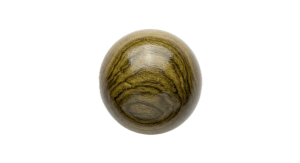
#> input picture mutou/mutou/GreenSandalwood.png, 300 x 163 px, found by its file name; its folder holds 8 pictures in this run
$ python process_all_clean_beads.py
#> lines starting #> are read from the running program, lines starting #| are printed output that depends on the picture
import os
import glob
import numpy as np
from PIL import Image, ImageDraw, ImageFilter

DEST_DIR = r"c:\Users\myw\Desktop\newcode\zen\public\beads"
MUTOU_DIR = r"c:\Users\myw\Desktop\newcode\zen\mutou\mutou"
BRAIN_DIR = r"C:\Users\myw\.gemini\antigravity\brain\cb8d82e2-1692-4b72-8025-cd79ade98405"

os.makedirs(DEST_DIR, exist_ok=True)

def clean_alpha_bead(src_path, dest_path, target_size=256, inset_px=2.0):
    """Crops and cleans RGBA PNGs by insetting circle by inset_px to eliminate all white edge halos."""
#> called with target_size = 256, inset_px = 2.2
    im = Image.open(src_path).convert("RGBA")
#> im is the input picture: PIL image 300x163 RGBA; mean R, G, B, A 22.8, 20.3, 13.9, 44.9
    arr = np.array(im)
    alpha = arr[:, :, 3]
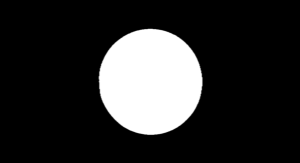
#> alpha: shape (163, 300); min 0, max 255, mean 44.9
    y_idx, x_idx = np.where(alpha > 15)
#> y_idx = 8830 values from 28 to 134; x_idx = 8830 values, max 202 at index 3708, min 98 at index 3813, mean 150.1
    if len(y_idx) == 0:
        return
    ymin, ymax = y_idx.min(), y_idx.max()
#> ymin = 28; ymax = 134
    xmin, xmax = x_idx.min(), x_idx.max()
#> xmin = 98; xmax = 202

    cropped = im.crop((xmin, ymin, xmax + 1, ymax + 1))
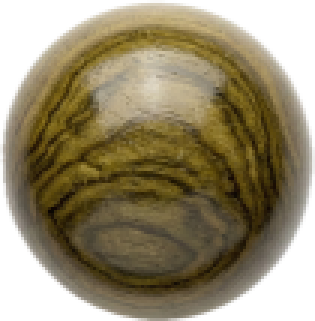
#> cropped: PIL image 105x107 RGBA (shown 3 times larger); mean R, G, B, A 98.6, 87.7, 60, 195.5; transparent parts drawn white
    w, h = cropped.size
#> w = 105; h = 107

    scale = 4
    mask_w, mask_h = w * scale, h * scale
#> mask_w = 420; mask_h = 428
    mask = Image.new("L", (mask_w, mask_h), 0)
#> mask: PIL image 420x428 L; every value is 0
    draw = ImageDraw.Draw(mask)

    # Inset the mask slightly to completely strip the white border from the original cutout
    inset = inset_px * scale
    draw.ellipse([inset, inset, mask_w - inset, mask_h - inset], fill=255)

    smooth_mask = mask.resize((w, h), Image.Resampling.LANCZOS)
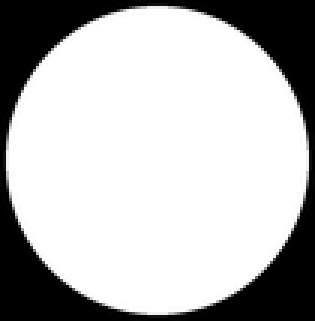
#> smooth_mask: PIL image 105x107 L (shown 3 times larger); min 0, max 255, mean 185.4
    cropped.putalpha(smooth_mask)
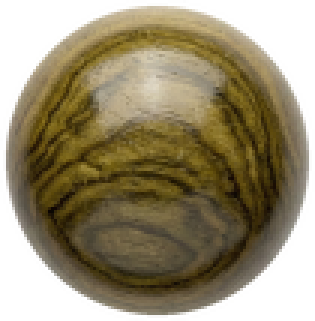
#> cropped: PIL image 105x107 RGBA (shown 3 times larger); mean R, G, B, A 98.6, 87.7, 60, 185.4; transparent parts drawn white

    max_dim = max(w, h)
#> max_dim = 107
    square = Image.new("RGBA", (max_dim, max_dim), (0, 0, 0, 0))
#> square: PIL image 107x107 RGBA; every value is 0
    square.paste(cropped, ((max_dim - w) // 2, (max_dim - h) // 2))
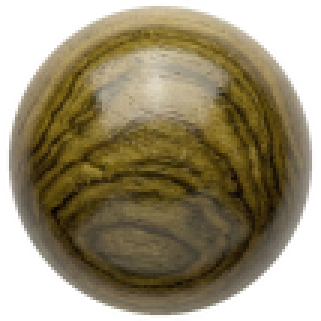
#> square: PIL image 107x107 RGBA (shown 3 times larger); mean R, G, B, A 96.7, 86.1, 58.9, 181.9; transparent parts drawn white

    final = square.resize((target_size, target_size), Image.Resampling.LANCZOS)
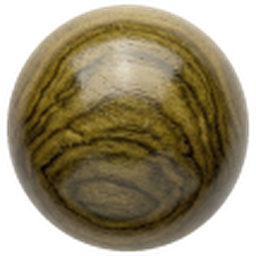
#> final: PIL image 256x256 RGBA; mean R, G, B, A 91.7, 81, 53.8, 181.9; transparent parts drawn white
    final.save(dest_path, "PNG")
    print(f"[Alpha Cleaned] {os.path.basename(dest_path)}")

# [57 lines left out: functions clean_black_bg_bead, clean_crystal_jpg, not called in this run]


# 1. Process all authentic wood beads from mutou/ with 2px inset defringe
wood_mappings = {
    "GreenSandalwood.png": "green-sandalwood.png",
    "GoldenThreadNanmu.png": "gold-phoebe.png",
    "EbonyBogWood.png": "ebony-wood.png",
    "Rosewood.png": "rosewood.png",
    "CliffCypressBurl.png": "thuja-cypress.png",
    "PeachWood.png": "peach-wood.png",
    "RedSandalwood.png": "red-sandalwood.png",
    "HainanHuanghuali.png": "hainan-huanghuali.png",
    "IndianSandalwood.png": "indian-sandalwood.png",
    "StarMoonBodhi.png": "star-moon-bodhi.png",
    "WhiteBodhiRoot.png": "white-bodhi.png",
    "GoldenCamphorBurl.png": "golden-camphor.png",
    "BloodDragonWood.png": "blood-dragon.png",
    "ChickenwingWood.png": "chickenwing-wood.png",
    "Boxwood.png": "boxwood.png",
    "Snakewood.png": "snakewood.png",
}

for src_name, dest_name in wood_mappings.items():
    src_fp = os.path.join(MUTOU_DIR, src_name)
    dest_fp = os.path.join(DEST_DIR, dest_name)
    if os.path.exists(src_fp):
        clean_alpha_bead(src_fp, dest_fp, inset_px=2.2)
#> pass 2 of the loop `for src_name, dest_name in wood_mappings.items():`:
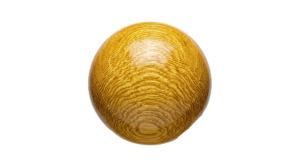
#> input picture mutou/mutou/GoldenThreadNanmu.png, 300 x 167 px, found by its file name
#> in clean_alpha_bead, im is the input picture: PIL image 300x167 RGBA; mean R, G, B, A 46.9, 35.5, 13.9, 60.6
#> in clean_alpha_bead (call 2), `alpha = arr[:, :, 3]`:
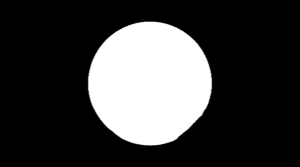
#> alpha: shape (167, 300); min 0, max 255, mean 60.6
#> y_idx = 12172 values from 21 to 145; x_idx = 12172 values, max 212 at index 5570, min 87 at index 5320, mean 149.2
#> ymin = 21; ymax = 145
#> xmin = 87; xmax = 212
#> mask: PIL image 504x500 L; every value is 0
#> smooth_mask: PIL image 126x125 L
#> in clean_alpha_bead (call 2), `final = square.resize((target_size, target_size), Image.Resampling.LAN..`:
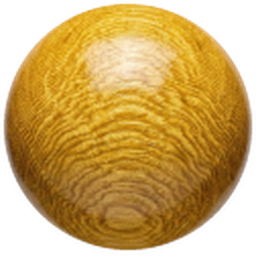
#> final: PIL image 256x256 RGBA; mean R, G, B, A 145, 109, 40.4, 186.2; transparent parts drawn white
#> pass 3 of the loop `for src_name, dest_name in wood_mappings.items():`:
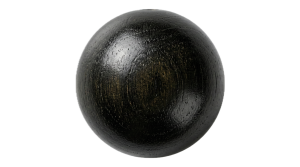
#> input picture mutou/mutou/EbonyBogWood.png, 300 x 167 px, found by its file name
#> in clean_alpha_bead, im is the input picture: PIL image 300x167 RGBA; mean R, G, B, A 21.4, 21.4, 20.2, 89.2
#> in clean_alpha_bead (call 3), `alpha = arr[:, :, 3]`:
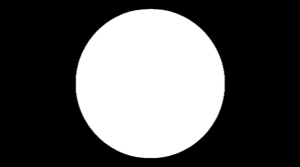
#> alpha: shape (167, 300); min 0, max 255, mean 89.2
#> y_idx = 17839 values from 8 to 158; x_idx = 17839 values, max 224 at index 7186, min 75 at index 7485, mean 149.7
#> ymin = 8; ymax = 158
#> xmin = 75; xmax = 224
#> mask: PIL image 600x604 L; every value is 0
#> smooth_mask: PIL image 150x151 L
#> in clean_alpha_bead (call 3), `square.paste(cropped, ((max_dim - w) // 2, (max_dim - h) // 2))`:
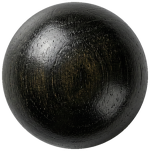
#> square: PIL image 151x151 RGBA; mean R, G, B, A 46.6, 46.6, 43.9, 188.5; transparent parts drawn white
#> the loop made 16 passes; the first 3 are shown

# 2. Process our latest 8K Studio Generated Gemstones (Turquoise, Nanhong, Lapis)
gem_sources = {
    "gem_turquoise_bead*.jpg": "turquoise.png",
    "gem_nanhong_bead*.jpg": "nanhong-agate.png",
}
#> gem_sources = {'gem_turquoise_bead*.jpg': 'turquoise.png', 'gem_nanhong_bead*.jpg': 'nanhong-agate.png'}

for pattern, dest_name in gem_sources.items():
    matches = glob.glob(os.path.join(BRAIN_DIR, pattern))
    if matches:
        latest = sorted(matches, key=os.path.getmtime)[-1]
        dest_fp = os.path.join(DEST_DIR, dest_name)
        clean_black_bg_bead(latest, dest_fp)
#> pass 2 of the loop `for pattern, dest_name in gem_sources.items():`:

# Lapis lazuli with exact circle (avoid bottom shadow)
lapis_matches = glob.glob(os.path.join(BRAIN_DIR, "gem_lapis_bead*.jpg"))
if lapis_matches:
    latest_lapis = sorted(lapis_matches, key=os.path.getmtime)[-1]
    clean_crystal_jpg(latest_lapis, os.path.join(DEST_DIR, "lapis-lazuli.png"), cx=510, cy=499, r=337, inset_px=2.5)

# 3. Process Crystal Gem JPGs from mutou/ with exact coordinates
crystal_mappings = {
    "crystal_amethyst.jpg": ("amethyst.png", 511, 509, 232),
    "crystal_citrine.jpg": ("citrine.png", 509, 505, 230),
    "crystal_rose.jpg": ("rose-quartz.png", 514, 500, 257),
    "crystal_rutilated.jpg": ("rutilated-quartz.png", 513, 508, 310),
    "crystal_strawberry.jpg": ("strawberry-quartz.png", 509, 504, 274),
    "crystal_clear.jpg": ("clear-quartz.png", 511, 512, 262),
}

for src_name, (dest_name, cx, cy, r) in crystal_mappings.items():
    src_fp = os.path.join(MUTOU_DIR, src_name)
    dest_fp = os.path.join(DEST_DIR, dest_name)
    if os.path.exists(src_fp):
        clean_crystal_jpg(src_fp, dest_fp, cx, cy, r, inset_px=2.0)
#> pass 2 of the loop `for src_name, (dest_name, cx, cy, r) in crystal_mappings.items():`:
#> pass 3 of the loop `for src_name, (dest_name, cx, cy, r) in crystal_mappings.items():`:
#> the loop made 6 passes; the first 3 are shown

# 4. Defringe remaining beads already in public/beads (silver-lotus, silver-pixiu, om-mani-padme-hum, brass-ring, hetian-jade, tiger-eye, obsidian)
remaining_beads = [
    "silver-lotus.png",
    "silver-pixiu.png",
    "om-mani-padme-hum.png",
    "brass-ring.png",
    "hetian-jade.png",
    "tiger-eye.png",
    "obsidian.png",
]

for b in remaining_beads:
    fp = os.path.join(DEST_DIR, b)
    if os.path.exists(fp):
        clean_alpha_bead(fp, fp, inset_px=2.5)
#> pass 2 of the loop `for b in remaining_beads:`:
#> pass 3 of the loop `for b in remaining_beads:`:
#> the loop made 7 passes; the first 3 are shown

print("\n>>> ALL BEADS 100% DEFRINGED AND SYNCHRONIZED WITH ZERO WHITE BORDERS! <<<")
